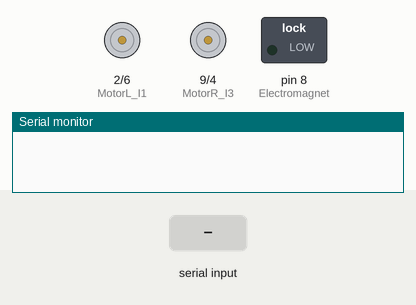
Recording of a sketch running on a simulated Arduino Uno, built with avr-gcc and run on an emulated ATmega328P. Shown: motor-driver pin pairs drawn as motors (green arrow = first pin HIGH = forward, orange = second pin HIGH = backward, longer = more drive, scaled by the enable pin), switched loads named in the sketch (green lamp = pin HIGH), the last lines printed to the serial monitor. The test bench sets the inputs (shaded band). Pins used as bus, display or sensor lines are not drawn.

Above: at 1.2 s.
1.3 s: "m" received over Serial
2.8 s: "w" received over Serial
At 3.1 s:
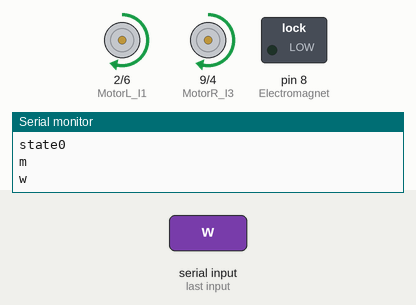
4.3 s: "s" received over Serial
At 5.4 s:
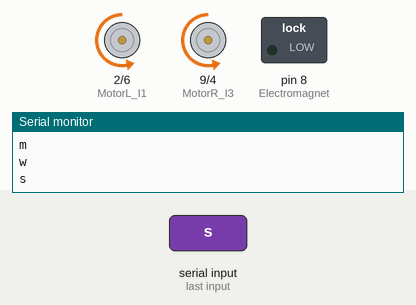
5.8 s: "a" received over Serial
At 6.5 s:
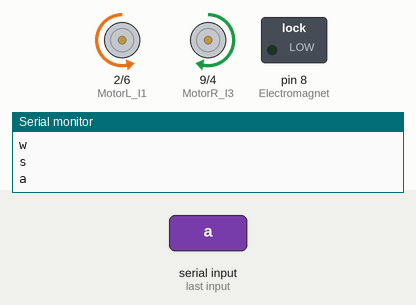
7.3 s: "d" received over Serial
At 7.7 s:
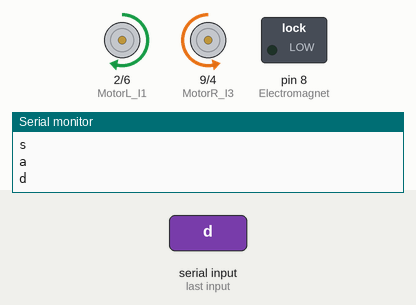
8.8 s: "2" received over Serial
At 10.0 s:
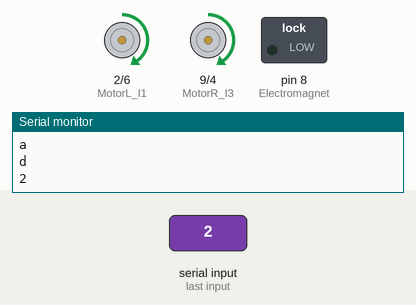
Timing chart, 0 to 11.3 s (numbered marks = the images above; inputs shaded):
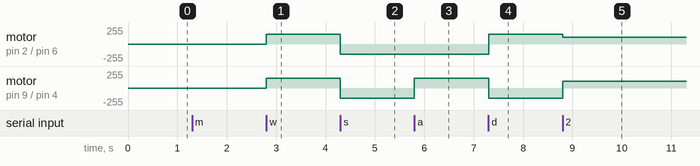

The sketch:

control.ino
```cpp
#include<SoftwareSerial.h>
#include <SPI.h>
#include <MFRC522.h>

//motor
#define MotorL_I1     2  //定義 I1 接腳（左）
#define MotorL_I2     6  //定義 I2 接腳（左）
#define MotorR_I3     9 //定義 I3 接腳（右）
#define MotorR_I4     4 //定義 I4 接腳（右）
#define MotorL_PWML   3  //定義 ENA (PWM調速) 接腳
#define MotorR_PWMR    5  //定義 ENB (PWM調速) 接腳
//tracking
#define R2  A4  // Define Second Right Sensor Pin
#define R1  A3  // Define First Right Sensor Pin
#define M   A2  // Define Middle Sensor Pin
#define L1  A1  // Define First Left Sensor Pin
#define L2  A0  // Define Second Left Sensor Pin

//// p control params
int _Tp;                         // Velocity of Car
double _w2 = 2 ;                       // Weight Value for the Outer Sensor
double _w1 = _w2/2.0;                     // Weight Value for the Inner Sensor
double _Kp = 50;                          // _Kp Parameter
double _Ki = 5.0;                         // _Ki Parameter
double _integral = 0;                     // Integral from Starting point


#define RST_PIN      A5        // RFID resetpin
#define SS_PIN       10       // RFID selection pin
MFRC522 mfrc522(SS_PIN, RST_PIN);

#define Electromagnet 8


#define pace_fast 150
#define pace_slow 100

bool pickup = 0;
int state = 0;
//0 -> stop
//1 -> remote
//2 -> track
char c;


void setup() {
  #ifndef DEBUG
  #define DEBUG
  Serial.begin(9600);
  #endif
  pinMode(MotorL_I1,      OUTPUT);
  pinMode(MotorL_I2,      OUTPUT);
  pinMode(MotorR_I3,      OUTPUT);
  pinMode(MotorR_I4,      OUTPUT);
  pinMode(MotorL_PWML,    OUTPUT);
  pinMode(MotorR_PWMR,    OUTPUT);
  pinMode(Electromagnet,  OUTPUT);
  pinMode(R1, INPUT);
  pinMode(R2, INPUT);
  pinMode(M,  INPUT);
  pinMode(L1, INPUT);
  pinMode(L2, INPUT);

  SPI.begin();
  mfrc522.PCD_Init();
}

void loop() {
    if (state == 1) {
      if (Serial.available()){
        c=Serial.read();
        Serial.println(c);
        if (c == 'm') {
          state = 2;
          node('q');
          }
        else {
          node(c);
        }
      }
    }
    else if (state == 2) {
      tracking(R2,R1,M,L1,L2);
      if (mfrc522.PICC_IsNewCardPresent()  && mfrc522.PICC_ReadCardSerial()){
        node('q');
        state = 1;
        Serial.println("read");
      }
    }
    else {
      if (Serial.available()){
        c=Serial.read();
        Serial.println("state0");
        Serial.println(c);
        if (c == 'm') {
            state = 1;
        }
      }
    }
}

void MotorInverter(int motor, bool& dir) {

    if(motor==MotorL_PWML){
        if(dir){
            digitalWrite(MotorL_I1,HIGH);
            digitalWrite(MotorL_I2,LOW);
        }
        else{
            digitalWrite(MotorL_I1,LOW);
            digitalWrite(MotorL_I2,HIGH);
        }
    }
    if(motor==MotorR_PWMR){
        if(dir){
            digitalWrite(MotorR_I3,HIGH);
            digitalWrite(MotorR_I4,LOW);
        }
        else{
            digitalWrite(MotorR_I3,LOW);
            digitalWrite(MotorR_I4,HIGH);
        }
    }
}

void MotorWriting(double vR, double vL) {
    bool R_dir,L_dir;
    if(vR<0)
    {
        R_dir=false;
        vR=-vR;
    }
    else R_dir=true;
    //Serial.println(vL);
    if(vL<0)
    {
        L_dir=false;
        vL=-vL;
    }
    else L_dir=true;
    MotorInverter(MotorR_PWMR,R_dir);
    MotorInverter(MotorL_PWML,L_dir);
    analogWrite(MotorL_PWML,vL);
    analogWrite(MotorR_PWMR,vR);
    //Serial.println(vL);
}

void node(char dir){
  if (dir == 'w'){
    MotorWriting(pace_fast, pace_fast);
    delay(100);
  }
  else if (dir == 's'){
    MotorWriting((-1) * pace_fast,(-1) * pace_fast);
    delay(100);
  }
  else if (dir == 'a'){
    MotorWriting(pace_fast, (-1) * pace_fast);
    delay(100);
  }
  else if (dir == 'd'){
    MotorWriting((-1) * pace_fast, pace_fast);
    delay(100);
  }
  else if (dir == '2'){
    MotorWriting(pace_slow, pace_slow);
    delay(100);
  }
  else if (dir == 'x'){
    MotorWriting((-1) * pace_slow,(-1) * pace_slow);
    delay(100);
  }
  else if (dir == 'z'){
    MotorWriting(pace_slow, (-1) * pace_slow);
    delay(100);
  }
  else if (dir == 'c'){
    MotorWriting((-1) * pace_slow, pace_slow);
    delay(100);
  }
  else if (dir == 'q' or dir == 'p') {
    MotorWriting(0, 0);
    delay(100);
  }
  else if(dir == 'f') {
    if (pickup == 0) {
      digitalWrite(Electromagnet, HIGH);
      Serial.println(pickup);
      pickup = 1;
    }
    else {
      digitalWrite(Electromagnet, LOW);
      Serial.println(pickup);
      pickup = 0;
    }
    delay(100);
  }
}

void tracking(int r2,int r1,int m,int l1,int l2){
    r1 = digitalRead(R1); // right-outer sensor
    r2 = digitalRead(R2); // right-inner sensor
    m = digitalRead(M);  // middle sensor
    l2 = digitalRead(L1); // left-inner sensor
    l1 = digitalRead(L2); // left-outer sensor
    _Tp = 140;
    double error=_w2*l2+_w1*l1-_w2*r2-_w1*r1;           //left 1 right 0 error>0 turn left, vice versa
    if((l1+l2==2)||(l1+m==2)||(r1+m==2)||(r1+r2==2)) error=error/2;
    double revise = 2/3;                                           //need to test
    _integral = revise*_integral + error;
    if(error>=1.5 || error<=-1.5 ) _Tp=0;
    double power=_Kp*error + _Ki*_integral;
    double vR=_Tp+power;
    double vL=_Tp-power;
    MotorWriting((int)vR, (int)vL);

}
```

Measured:
- after the input at 2.8 s, motor on pin 2 (MotorL_I1) / pin 6 (MotorL_I2), motor on pin 9 (MotorR_I3) / pin 4 (MotorR_I4): stopped → forward 150/255 at once
- after the input at 4.3 s, motor on pin 2 (MotorL_I1) / pin 6 (MotorL_I2), motor on pin 9 (MotorR_I3) / pin 4 (MotorR_I4): forward 150/255 → backward 150/255 at once
- after the input at 5.8 s, motor on pin 9 (MotorR_I3) / pin 4 (MotorR_I4): backward 150/255 → forward 150/255 at once
- after the input at 7.3 s, motor on pin 2 (MotorL_I1) / pin 6 (MotorL_I2): backward 150/255 → forward 150/255 at once; motor on pin 9 (MotorR_I3) / pin 4 (MotorR_I4): forward 150/255 → backward 150/255 at once
- after the input at 8.8 s, motor on pin 2 (MotorL_I1) / pin 6 (MotorL_I2): forward 150/255 → forward 100/255 at once; motor on pin 9 (MotorR_I3) / pin 4 (MotorR_I4): backward 150/255 → forward 100/255 at once
